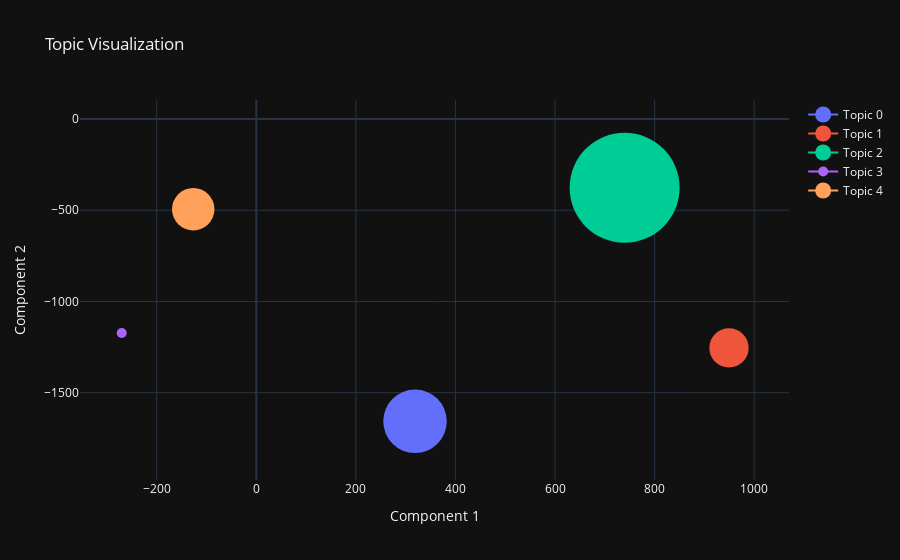

Notebook code for this chart:
### Code cell
import plotly.graph_objects as go
import plotly.express as px

fig = go.Figure()

for idx, coords in enumerate(tsne_results):
    topic_label = f"Topic {idx}"
    tooltip_info = f"{topic_label}: {top_words_per_topic[idx]}"

    fig.add_trace(go.Scatter(
        x=[coords[0]],
        y=[coords[1]],
        name=topic_label,
        marker=dict(size=normalized_sizes[idx]),  # Use normalized sizes for marker size
        text=tooltip_info,
        hoverinfo='text'
    ))

fig.update_layout(title="Topic Visualization",
                  xaxis_title="Component 1",
                  yaxis_title="Component 2",
                  hovermode='closest')
fig.show()

### Figure 1 — Plotly figure (JSON) as saved in the notebook; plotly's stock layout.template omitted (floating-point values rounded to 4 significant figures)
{"data": [{"hoverinfo": "text", "marker": {"size": 63.53}, "name": "Topic 0", "text": "Topic 0: bitch, fuck, shit, nigga, dick, hoe, cause, ass, pimp, pussy", "x": [318.8], "y": [-1657.0], "type": "scatter"}, {"hoverinfo": "text", "marker": {"size": 39.3}, "name": "Topic 1", "text": "Topic 1: motherfucke, level, second, cream, taste, jail, gat, doin, fade, park", "x": [949.4], "y": [-1254.0], "type": "scatter"}, {"hoverinfo": "text", "marker": {"size": 110.0}, "name": "Topic 2", "text": "Topic 2: rhyme, lyric, mc, step, hip, sucker, level, style, song, rap", "x": [739.8], "y": [-376.7], "type": "scatter"}, {"hoverinfo": "text", "marker": {"size": 10.0}, "name": "Topic 3", "text": "Topic 3: man, baby, girl, love, let, woman, uh, hey, head, feel", "x": [-270.3], "y": [-1173.0], "type": "scatter"}, {"hoverinfo": "text", "marker": {"size": 42.43}, "name": "Topic 4", "text": "Topic 4: nigga, shit, die, live, life, fuck, motherfucker, thug, la, gun", "x": [-126.6], "y": [-494.3], "type": "scatter"}], "layout": {"title": {"text": "Topic Visualization"}, "xaxis": {"title": {"text": "Component 1"}}, "yaxis": {"title": {"text": "Component 2"}}, "hovermode": "closest"}}
